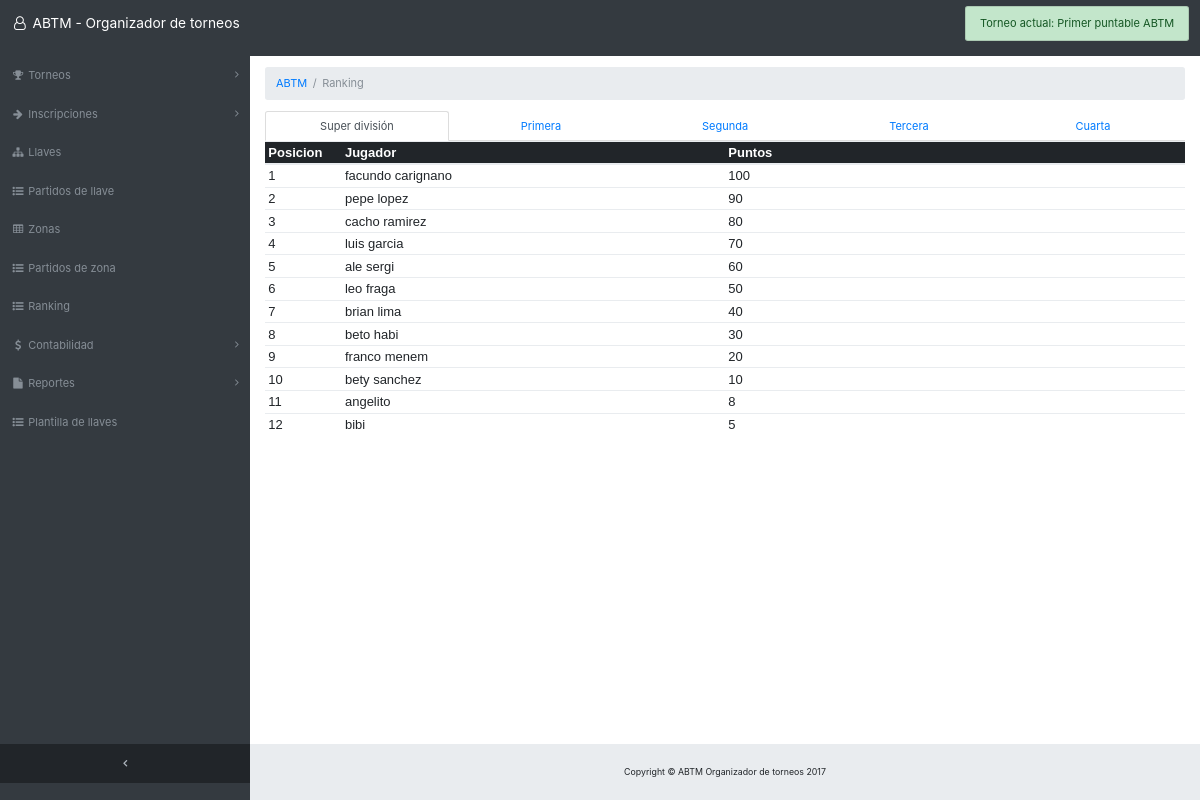
Screenshot of /index.php/welcome/ranking with the database file from the repository.
### tables this page shows
CREATE TABLE IF NOT EXISTS `ranking_sd` (
  `id` bigint(20) NOT NULL AUTO_INCREMENT,
  `jugador` bigint(20) DEFAULT NULL,
  `puntos` int(11) DEFAULT NULL,
  `posicion` int(11) DEFAULT NULL,
  PRIMARY KEY (`id`)
);

CREATE TABLE IF NOT EXISTS `jugador` (
  `id` bigint(20) NOT NULL AUTO_INCREMENT,
  `nombre` varchar(200) DEFAULT NULL,
  `edad` int(11) DEFAULT NULL,
  `categoria` int(11) DEFAULT NULL,
  PRIMARY KEY (`id`)
);

### application/controllers/Welcome.php (called while the page is built, shortened)
<?php
class Welcome extends CI_Controller {
	function __construct(){
		$this->load->model('torneo_model');
	}
	public function ranking()
	{
		$ranking_sd=  $this->torneo_model->obtener_ranking(0);
		$ranking_primera=  $this->torneo_model->obtener_ranking(1);
		if (isset($ranking_sd))
		$data['ranking_sd']= $ranking_sd->result();
		if (isset($ranking_primera))
		$data['ranking_primera']= $ranking_primera->result();
		$torneo = $this->torneo_model->obtenerTorneoActual();
		$t['nombre_torneo'] = $torneo->first_row()->nombre;
		$this->load->view('menu');
		$this->load->view('header', $t);
		$this->load->view('ranking', $data);
	}
}

### index.php (called while the page is built, shortened)
<?php
require_once BASEPATH.'core/CodeIgniter.php';

### application/models/torneo_model.php (called while the page is built, shortened)
<?php
class torneo_model extends CI_Model {
	public function obtenerTorneoActual()
	{
	    $this->db->where('activo =', TRUE);
	    $q= $this->db->get('torneo');
	    if ($q->num_rows() >0 ) return $q;
	}
	function obtener_ranking($categoria){
		$this->db->select('p.id, j1.nombre as jugador, p.puntos');
		if ($categoria == 0)
			$this->db->from('ranking_sd as p');
		if ($categoria == 1)
			$this->db->from('ranking_primera as p');
		if ($categoria == 2)
			$this->db->from('ranking_segunda as p');
		if ($categoria == 3)
			$this->db->from('ranking_tercera as p');
		if ($categoria == 4)
			$this->db->from('ranking_cuarta as p');
		$this->db->join('jugador as j1', 'j1.id = p.jugador');
		$this->db->order_by('p.puntos', 'DESC');
		$query = $this->db->get();
		if ($query->num_rows() >0 ) return $query;
			}
}
?>

### application/views/ranking.php (the view, shortened to what this page needs)
    <div class="content-wrapper">
      <div class="container-fluid">
        <ol class="breadcrumb">
          <li class="breadcrumb-item">
            <a href="#">ABTM</a>
          </li>
          <li class="breadcrumb-item active">Ranking</li>
        </ol>
<ul class="nav nav-tabs nav-justified" role="tablist">
 <li class="nav-item">
    <a class="nav-link active" data-toggle="tab" href="#sd" role="tab">Super división</a>
  </li>
  <li class="nav-item">
    <a class="nav-link" data-toggle="tab" href="#primera" role="tab">Primera</a>
  </li>
  <li class="nav-item">
    <a class="nav-link" data-toggle="tab" href="#segunda" role="tab">Segunda</a>
  </li>
  <li class="nav-item">
    <a class="nav-link" data-toggle="tab" href="#tercera" role="tab">Tercera</a>
  </li>
  <li class="nav-item">
    <a class="nav-link" data-toggle="tab" href="#cuarta" role="tab">Cuarta</a>
  </li>
</ul>
<div class="tab-content">
  <div class="tab-pane active" id="sd" role="tabpanel">
                        <div class="panel-body">
                            <div class="table-responsive">
                                <table class="table table-hover table-sm">
                                    <thead class="thead-inverse">
                                        <tr>
                                            <th class="col-1">Posicion</th>
                                            <th class="col-5">Jugador</th>
                                            <th class="col-6">Puntos</th>
                                        </tr>
                                    </thead>
                                    <tbody>
                                    <?php
                                    if (isset($ranking_sd)){
                                    for($i=0; $i<sizeof($ranking_sd); $i++){ ?>
                                        <tr>
                                          <td><?php echo $i+1;?>
                                            </td>
                                            <td><?php echo $ranking_sd[$i]->jugador;?>
                                            </td>
                                            <td><?php echo $ranking_sd[$i]->puntos;?>
                                            </td>
                                        </tr>
                                       <?php } }?>
                                    </tbody>
                                </table>
                            </div>
                        </div>
  </div>
</div>
      </div>
    </div>
    <footer class="sticky-footer">
      <div class="container">
        <div class="text-center">
          <small>Copyright &copy; ABTM Organizador de torneos 2017</small>
        </div>
      </div>
    </footer>
  </body>
</html>

### rows the page displays
ranking_sd: jugador.nombre "facundo carignano", puntos "100"
ranking_sd: jugador.nombre "pepe lopez", puntos "90"
ranking_sd: jugador.nombre "cacho ramirez", puntos "80"
ranking_sd: jugador.nombre "luis garcia", puntos "70"
ranking_sd: jugador.nombre "ale sergi", puntos "60"
ranking_sd: jugador.nombre "leo fraga", puntos "50"
ranking_sd: jugador.nombre "brian lima", puntos "40"
ranking_sd: jugador.nombre "beto habi", puntos "30"
ranking_sd: jugador.nombre "franco menem", puntos "20"
ranking_sd: jugador.nombre "bety sanchez", puntos "10"
ranking_sd: jugador.nombre "angelito", puntos "8"
ranking_sd: jugador.nombre "bibi", puntos "5"

### other values shown
$nombre_torneo "Primer puntable ABTM"
